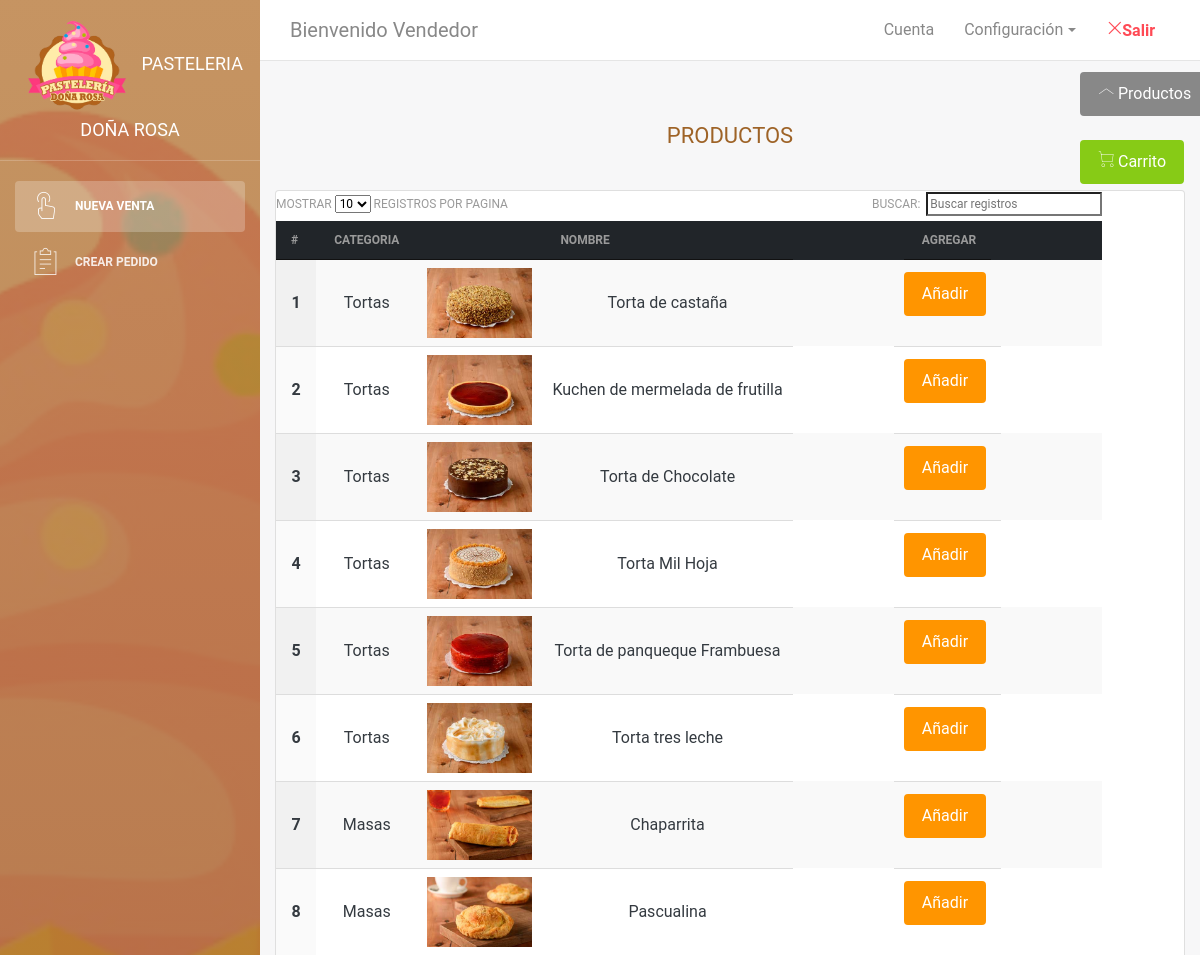
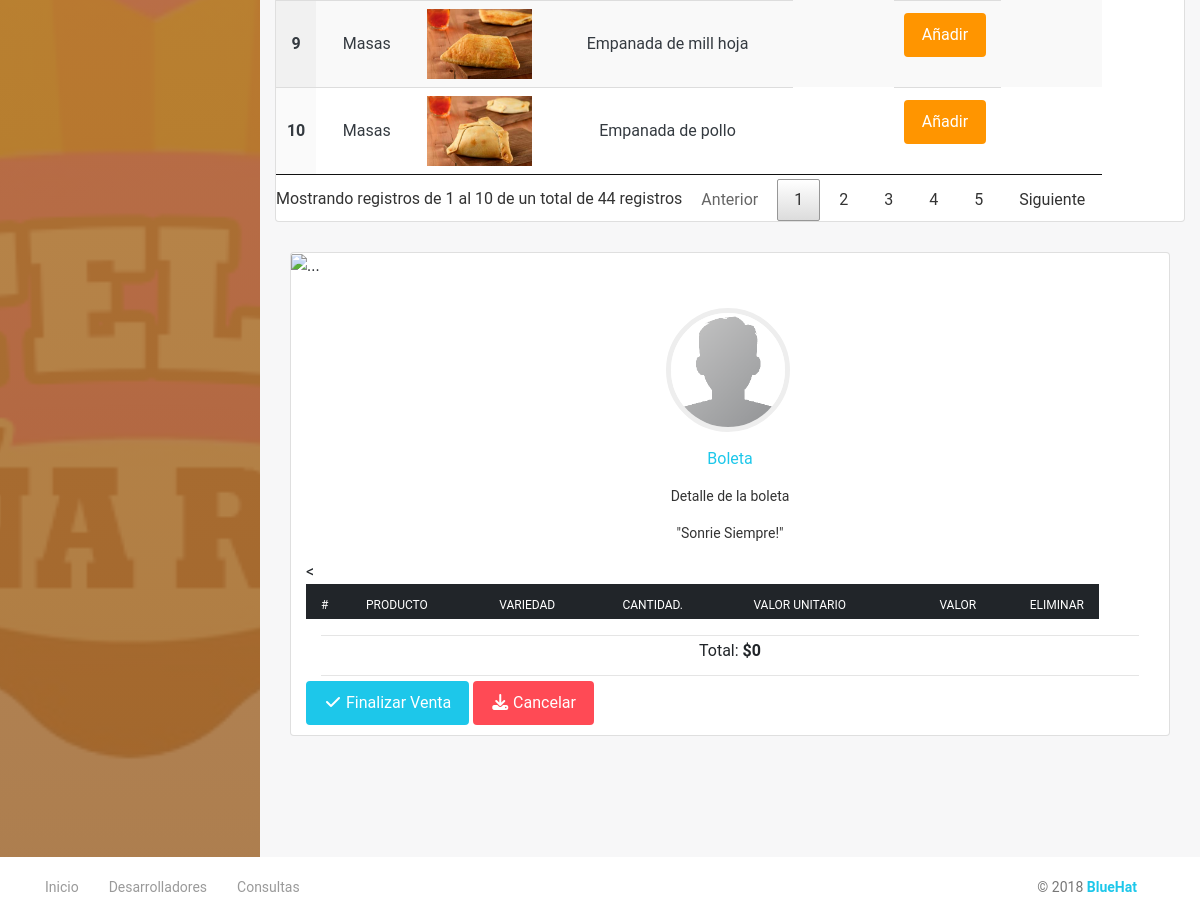
/local/ventas.php, run on the app's committed database (2 pictures, top to bottom).
### tables this page shows
CREATE TABLE producto (
    id_producto       INTEGER NOT NULL PRIMARY KEY,
    cod_producto      INTEGER NOT NULL,
    nombre_producto   VARCHAR(50) NOT NULL,
    imagen            VARCHAR(60),
    tamano            VARCHAR(60),
    activo            INTEGER NOT NULL,
    id_cate           VARCHAR (60) NOT NULL
);

CREATE TABLE categoria (
    id_cate       INTEGER NOT NULL,
    nombre_cate   VARCHAR(40) NOT NULL,
    activo        INTEGER NOT NULL
);

### BD/bd.php (called while the page is built, shortened)
<?php
class BD{
    private static $stHost='localhost';
    private static $stUsuario='root';
    private static $stClave='';
    private static $stBd='pasteleria';
    private static $instancia;
    public function __construct(){
        $this->db = new PDO("mysql:host=" . self::$stHost . ";dbname=" .self::$stBd,self::$stUsuario,self::$stClave, array(PDO::MYSQL_ATTR_INIT_COMMAND => "SET NAMES utf8"));
    }
    public static function getInstancia(){
        if (BD::$instancia === null){
            BD::$instancia = new BD();
        }
        return self::$instancia;
    }
}
?>

### DAO/ProductoDAO.php (called while the page is built, shortened)
<?php
    if (!isset($rootDir)) $rootDir = $_SERVER['DOCUMENT_ROOT'];
    require_once($rootDir . "/BD/bd.php");
    require_once($rootDir . "/Entities/Producto.php");
class ProductoDAO {
    public static function readAll()
    {
        $cc = BD::getInstancia();
        $stSql = "SELECT * FROM producto";
        $rs = $cc->db->prepare($stSql);
        $rs->execute();
        $productos = $rs->fetchAll();
        $pila = array();
        foreach ($productos as $c) {
            $actorAux = new Producto($c['id_producto'],
                                            $c['cod_producto'],
                                            $c['nombre_producto'],
                                            $c['imagen'],
                                            $c['tamano'],
                                            $c['activo'],
                                            $c['id_cate']);
            array_push($pila, $actorAux);
        }
        return $pila;
    }
}
?>

### Entities/Producto.php (called while the page is built, shortened)
<?php
class Producto {
    private $idProducto;
    private $nombreProducto;
    private $imagen;
    private $idCate;
    public function __construct($idProducto, $codProducto, $nombreProducto, $imagen,$tamaño, $activo, $idCate) {
        $this->idProducto = $idProducto;
        $this->nombreProducto = $nombreProducto;
        $this->imagen = $imagen;
        $this->idCate = $idCate;
    }
    public function getIdProducto() {
        return $this->idProducto;
    }
    public function getNombreProducto() {
        return $this->nombreProducto;
    }
    public function getImagen() {
        return $this->imagen;
    }
    public function getIdCate() {
        return $this->idCate;
    }
}

### DAO/CategoriaDAO.php (called while the page is built, shortened)
<?php
require_once ($rootDir . "/BD/bd.php");
require_once ($rootDir . "/Entities/Categoria.php");
class CategoriaDAO
{
    public static function sqlSelect($id_categoria){
        $cc = BD::getInstancia();
        $stSql = "SELECT * FROM categoria WHERE id_cate=:id_cate";
        $rs = $cc->db->prepare($stSql);
        $rs->execute(array('id_cate' => $id_categoria));
        $ca = $rs->fetch();
        $nuevaCategoria = new Categoria($ca['id_cate'],$ca['nombre_cate'],$ca['activo']);
        return $nuevaCategoria;
    }
}

### Entities/Categoria.php (called while the page is built, shortened)
<?php
class Categoria {
    private $nombreCate;
    public function __construct($idCate, $nombreCate, $activo) {
        $this->nombreCate = $nombreCate;
    }
    public function getNombreCate() {
        return $this->nombreCate;
    }
}
?>

### local/ventas.php (the view, shortened to what this page needs)
<?php
    require_once('../DAO/ProductoDAO.php');
    require_once('../DAO/CategoriaDAO.php');
?>
<!DOCTYPE html>
<html lang="es-cl">
<head>
    <link href="../FrWork/bootstrap/css/bootstrap.min.css" rel="stylesheet" />
    <link href="../FrWork/bootstrap/css/light-bootstrap-dashboard.css?v=2.0.1" rel="stylesheet" />
    <link href="../FrWork/bootstrap/css/demo.css" rel="stylesheet" />
    <link href="../FrWork/bootstrap/css/style.css" rel="stylesheet" />
    <link href="../FrWork/datatables/jquery.dataTables.min.css" rel="stylesheet" />
</head>
<body>
    <div class="wrapper">
        <div class="sidebar" data-image="../img/logo.png" data-color="local">
            <div class="sidebar-wrapper">
                <div class="logo">
                    <a href="index.php" class="simple-text">
                        <img src="../img/logo.png" width="120px" height="100px" alt=""> Pasteleria Doña Rosa
                    </a>
                </div>
                <ul class="nav">
                    <li class="nav-item active">
                        <a class="nav-link" href="ventas.php">
                            <i class="nc-icon nc-tap-01" aria-hidden="true"></i>
                            <p>Nueva venta</p>
                        </a>
                    </li>
                    <li>
                        <a class="nav-link" href="pedidos.php">
                            <i class="nc-icon nc-notes"></i>
                            <p>Crear Pedido</p>
                        </a>
                    </li>
                </ul>
            </div>
        </div>
        <div class="main-panel">
            <nav class="navbar navbar-expand-lg " color-on-scroll="500">
                <div class="container-fluid">
                    <a class="navbar-brand" href="#"> Bienvenido Vendedor
                    </a>
                    <div class="collapse navbar-collapse justify-content-end" id="navigation">
                        <ul class="navbar-nav ml-auto">
                            <li class="nav-item">
                                <a class="nav-link" href="#">
                                    <span class="no-icon">Cuenta</span>
                                </a>
                            </li>
                            <li class="nav-item dropdown">
                                <a class="nav-link dropdown-toggle" href="http://example.com" id="navbarDropdownMenuLink" data-toggle="dropdown" aria-haspopup="true"
                                    aria-expanded="false">
                                    <span class="no-icon">Configuración</span>
                                </a>
                            </li>
                            <li class="nav-item">
                                <a class="nav-link" href="../index.php">
                                    <span class="no-icon text-danger bg-">
                                        <strong>
                                            <i class="nc-icon nc-simple-remove" aria-hidden="true"></i>Salir</strong>
                                    </span>
                                </a>
                            </li>
                        </ul>
                    </div>
                </div>
            </nav>
            <div class="content" id="producto">
                 <div class="container-fluid">
                      <div class="row">
                      <div class="col-md-12">
                        <div class="text-center">
                            <h4 class="colorC text-center">
                                <strong>PRODUCTOS</strong>
                            </h4>
                            <br>
                            <div class="card-deck text-center  card colorC">
                                <table class="table table-dark display" id="example" cellspacing="0" style="width:100%">
                                    <thead>
                                        <tr>
                                            <th scope="col">#</th>
                                            <th scope="col">Categoria</th>
                                            <th scope="col"></th>
                                            <th scope="col">Nombre</th>
                                            <th scope="col">Agregar</th>
                                        </tr>
                                    </thead>
                                    <tbody class="text-center text-dark">
                                        <?php
                                        $productos = ProductoDAO::readAll();
                                        foreach($productos as $tipo){
                                        echo "<tr>";
                                        echo "<th scope='row'>" . $tipo->getIdProducto() . "</th>";
                                        $nom = CategoriaDAO::sqlSelect($tipo->getIdCate())->getNombreCate();
                                        echo "<td>" . $nom . "</td>";
                                        echo "<td> <img src='../img/productos/" . $tipo->getImagen() . "' alt='' height='70' /></td>";
                                        echo "<td>" . $tipo->getNombreProducto() . "</td>";
                                        echo "<td>";
                                        echo "<div class='form-group py-1'>";
                                        echo "<button type='submit' data-nombre='". $tipo->getNombreProducto() . "' class='btn btn-fill btn-warning' data-toggle='modal' data-target='#detalles' data-idproducto='".$tipo->getIdProducto()."'>";
                                        echo "Añadir";
                                        echo "</button>";
                                        echo "</div>";
                                        echo "</td>";
                                        echo "</tr>";
                                        }?>
                                    </tbody>
                                </table>
                            </div>
                        </div>
                      </div>
                       <div class="col-md-12">
                        <div class="card card-user">
                            <div class="card-image">
                                <img src="https://ununsplash.imgix.net/photo-1431578500526-4d9613015464?fit=crop&fm=jpg&h=300&q=75&w=400" alt="...">
                            </div>
                            <div class="card-body" id="boleta">
                                <form method="POST" action="ventas.php">
                                    <div class="author">
                                        <a href="#">
                                            <img class="avatar border-gray" src="../img/local/faces/face-0.jpg" alt="...">
                                            <h5 class="title">Boleta</h5>
                                        </a>
                                        <p class="description">
                                            Detalle de la boleta
                                        </p>
                                    </div>
                                    <p class="description text-center">
                                        "Sonrie Siempre!"
                                    </p>
                                    <table class="table">
                                        <thead class="thead-dark">
                                            <tr>
                                                <th scope="col">#</th>
                                                <th scope="col">Producto</th>
                                                <th scope="col">Variedad</th>
                                                <th scope="col">Cantidad.</th>
                                                <th scope="col">Valor unitario</th>
                                                <th scope="col">Valor</th>
                                                <<th scope="col">Eliminar</th>
                                            </tr>
                                        </thead>
                                            <?php
                                                $total=0;
                                            ?>
                                    </table>
                                    <hr>
                                    <h5 class="text-center">Total:
                                        <strong>$<?php echo $total  ?></strong>
                                    </h5>
                                    <hr>
                                    <div class="button-container mr-auto ml-auto">
                                        <button type="submit" name="opcion" value="Finalizar" class="btn btn-info btn-fill pull-left btn-success">
                                            <i class="fa fa-check" aria-hidden="true"></i>
                                            Finalizar Venta
                                        </button>
                                        <button type="submit" name="opcion" value="Cancelar" class="btn btn-danger btn-fill pull-right btn-warning">
                                            <i class="fa fa-download" aria-hidden="true"></i>
                                            Cancelar
                                        </button>
                                    </div>
                                </form>
                            </div>
                        </div>
                       </div>
                    </div>
                </div>
            </div>
        </div>
        <div class="row py-4">
            <div class="col-md-3 py-4" >
                <div style="position:fixed;left:90%;" class="py-4">
                <a  href="#producto" class="btn btn-fill btn-secondary"><i class="nc-icon nc-stre-up icon-bold"></i> Productos</a>
                <br><br>
                <a  href="#boleta" class="btn btn-fill btn-success"> <i class="nc-icon nc-cart-simple"></i> Carrito</a>
                </div>
            </div>
        </div>
        <footer class="footer">
            <div class="container">
                <nav>
                    <ul class="footer-menu">
                        <li>
                            <a href="#">
                                Inicio
                            </a>
                        </li>
                        <li>
                            <a href="#">
                                Desarrolladores
                            </a>
                        </li>
                        <li>
                            <a href="#">
                                Consultas
                            </a>
                        </li>
                    </ul>
                    <p class="copyright text-center">
                        ©
                        <a href="#">
                            <strong>BlueHat</strong>
                        </a>
                    </p>
                </nav>
            </div>
        </footer>
    </div>
</body>
</html>

### data on the page
producto: id_producto "1", id_cate.nombre_cate "Tortas", imagen (picture), nombre_producto "Torta de castaña"
producto: id_producto "2", id_cate.nombre_cate "Tortas", imagen (picture), nombre_producto "Kuchen de mermelada de frutilla"
producto: id_producto "3", id_cate.nombre_cate "Tortas", imagen (picture), nombre_producto "Torta de Chocolate"
producto: id_producto "4", id_cate.nombre_cate "Tortas", imagen (picture), nombre_producto "Torta Mil Hoja"
producto: id_producto "5", id_cate.nombre_cate "Tortas", imagen (picture), nombre_producto "Torta de panqueque Frambuesa"
producto: id_producto "6", id_cate.nombre_cate "Tortas", imagen (picture), nombre_producto "Torta tres leche"
producto: id_producto "7", id_cate.nombre_cate "Masas", imagen (picture), nombre_producto "Chaparrita"
producto: id_producto "8", id_cate.nombre_cate "Masas", imagen (picture), nombre_producto "Pascualina"
producto: id_producto "9", id_cate.nombre_cate "Masas", imagen (picture), nombre_producto "Empanada de mill hoja"
producto: id_producto "10", id_cate.nombre_cate "Masas", imagen (picture), nombre_producto "Empanada de pollo"

### other printed values
$total "0"
